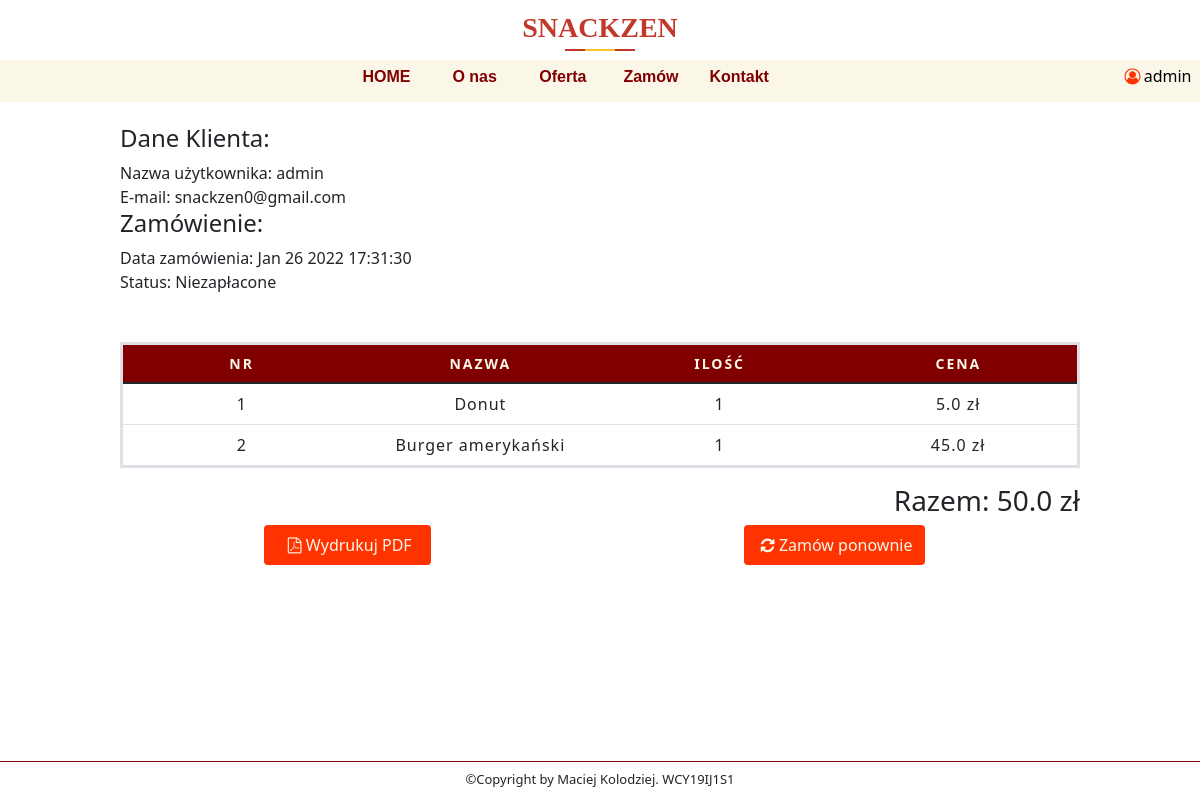
Screenshot of /orders/e6a1f1aead (signed in) with the database file from the repository.
### Restaurant/models.py (models this page shows, shortened)
class User(db.Model, UserMixin):
    id = db.Column(db.Integer, primary_key=True)
    username = db.Column(db.String(20), unique=True, nullable=False)
    email = db.Column(db.String(120), unique=True, nullable=False)
    password = db.Column(db.String(60), unique=True)

class CustomerOrder(db.Model):
    id = db.Column(db.Integer, primary_key=True)
    invoice = db.Column(db.String(20), unique=True, nullable=False)
    status = db.Column(db.String(20), default='Niezapłacone', nullable=False)
    customer_id = db.Column(db.String(20), unique=False, nullable=False)
    date_created = db.Column(db.DateTime, default=datetime.utcnow, nullable=False)
    orders = db.Column(JsonEcodedDict)

### Restaurant/routes.py (the view)
@app.route('/orders/<invoice>')
@login_required
def orders(invoice):
    if current_user.is_authenticated:
       total = 0
       customer_id = current_user.id
       customer = User.query.filter_by(id=customer_id).first()
       orders = CustomerOrder.query.filter_by(invoice=invoice).first()
       for _key, product in orders.orders.items():
           total += float(product['price']) * int(product['quantity'])
    else:
        return redirect(url_for('login'))
    return render_template('user-order.html', menu=menu, invoice=invoice, total=str(total), customer=customer, orders=orders)

### Restaurant/models.py (called while the page is built)
@login_manager.user_loader
def load_user(user_id):
    return User.query.get(int(user_id))

    def process_result_value(self, value, dialect):
        if value is None:
            return {}
        else:
            return json.loads(value)

### Restaurant/templates/user-order.html (shortened to what this page needs)
{% extends "layout.html" %}
{% block content %}
    <div style="background-color: white" id="information-box">
        <div class="information-box-content3">
                <h4>Dane Klienta: </h4>
                Nazwa użytkownika: {{ customer.username }} <br>
                E-mail: {{ customer.email }} <br>
                <h4>Zamówienie: </h4>
                Data zamówienia: {{ orders.date_created.strftime("%b %d %Y %H:%M:%S") }} <br>
                Status: {{ orders.status }} <br>
                <br>
                <br>
                    <table class="table">
                    <thead>
                        <th class="text-center">Nr</th>
                        <th class="text-center">Nazwa</th>
                        <th class="text-center">Ilość</th>
                        <th class="text-center">Cena</th>
                    </thead>
                    <tbody>
                        {% for key, product in orders.orders.items() %}
                            <tr>
                                <td>{{ loop.index }}</td>
                                <td>{{ product.name }}</td>
                                <td>{{ product.quantity }}</td>
                                <td>{{ product.price }} zł</td>
                            </tr>
                        {% endfor %}
                    </tbody>
                </table>
                <h3 style ="text-align: right">Razem: {{ total }} zł</h3>
                <div class="buttons">
                    <form class="form-btn" action="{{url_for('get_pdf', invoice=invoice)}}" method="POST">
                        <button class="btn" type='submit'><i class="icon-pdf"></i>Wydrukuj PDF</button>
                    </form>
                    <form class="form-btn" action="{{url_for('order_again', invoice=invoice)}}" method="POST">
                        <button class="btn" type='submit'><i class="icon-update"></i>Zamów ponownie</button>
                    </form>
        </div>
    </div>
    </div>
{% endblock %}

### Restaurant/templates/layout.html (shortened to what this page needs)
<!DOCTYPE html>
<html lang="en">
<head>
    <link href="https://cdn.jsdelivr.net/npm/bootstrap@5.1.3/dist/css/bootstrap.min.css" rel="stylesheet">
    <link rel= "stylesheet" type= "text/css" href= "{{ url_for('static',filename='styles/style.css') }}">
    <link rel= "stylesheet" type= "text/css" href= "{{ url_for('static',filename='styles/fontello.css') }}">
</head>
<body>
    <div id="top-bar">
        <div id="res_name">
            <div class="page_title text-center">
                <h3 style="font-family: Food">SNACKZEN</h3>
            </div>
        </div>
        <div id="contest-menu">
            {% for el in menu %}
                <a style="font-weight: bold;color:maroon" class="contest-menu-element" href="{{ el.url }}">{{ el.name }} </a>
            {% endfor %}
            {% if current_user.is_authenticated %}
                <div class="contest-menu-element-user">
            <a><i class="icon-user"></i></a>{{ current_user.username }}
            </div>
            {% endif %}
        </div>
    </div>
{% block content %}{% endblock %}
    <footer>
        <p>©Copyright by Maciej Kolodziej. WCY19IJ1S1</p>
    </footer>
</body>
</html>

### Restaurant/static/styles/style.css (style rules this page uses)
body { margin: 0px; height: 100vh; width: 100%; background-color: white; overflow: hidden; }
footer { border-top: groove; border-top-color: #800000; border-width: thin; text-align: center; font-size: small; }
form { width: 100%; display: grid; grid-template-columns: auto auto; grid-gap: 1%; }
footer p { margin-top: 8px; }
#top-bar { position: relative; width: 100%; height: 13%; background-color: white; margin-bottom: .3%; }
#res_name { height: 60%; position: absolute; text-align: center; width: 100%; font-size: 25px; font-weight: lighter; }
#contest-menu { position: absolute; bottom: 2%; background-color: rgb(250,247, 232); text-align: center; width: 100%; height: 40%; }
.contest-menu-element { font-family: Arial Narrow, sans-serif; width: 7%; text-align: center; color: black; display: inline-block; height: 100%; line-height: 2; text-decoration: none; }
.contest-menu-element-user { margin-left: 28%; margin-right: -28%; text-align: center; color: black; display: inline-block; justify-content: right; height: 100%; line-height: 2; text-decoration: none; }
#information-box { height: 81.7%; width: 100%; background-color: rgb(250,247, 232); display: flex; flex-direction: row; justify-content: space-around; }
.information-box-content3 { align-self: center; height: 95%; width: 80%; display: flex; flex-direction: column; justify-content: flex-start; overflow-y: auto; }
.icon-user { color: #ff3300; }
table { table-layout: fixed; width: 100%; border-collapse: collapse; border: 3px solid #800000; }
thead { background-color: #800000; color: rgb(250,247, 232); font-size: 0.875rem; text-transform: uppercase; }
tbody td { text-align: center; }
th { letter-spacing: 2px; border: 1px solid #800000; }
td { letter-spacing: 1px; justify-content: space-between; }
.btn { font-size: 1rem; background-color: #ff3300; color: rgb(250,247, 232); border: maroon; padding: .5rem; }
.buttons { display: flex; flex-direction: row; justify-content: space-around; }
.form-btn { width: 20%; }
.page_title { padding: 0px 0px; }
.page_title h3 { color: #c0392b; font-weight: 700; line-height: 2; margin-bottom: 0; position: relative; text-transform: capitalize; }
.page_title h3::before { background: #c0392b; width: 70px; height: 2px; position: absolute; content: ''; top: 90%; left: 50%; transform: translate(-50%, -50%); }
.page_title h3::after { position: absolute; content: ''; background: #fbc531; width: 30px; height: 2px; top: 90%; left: 50%; transform: translate(-50%, -50%); }

### rows the page displays
User: username "admin", email "snackzen0@gmail.com"
CustomerOrder: date_created "Jan 26 2022 17:31:30", status "Niezapłacone"

### other values shown
{{ el.name }} "HOME" "O nas" "Oferta" "Zamów" "Kontakt"
{{ product.name }} "Donut" "Burger amerykański"
{{ product.quantity }} "1" "1"
{{ product.price }} "5.0" "45.0"
{{ total }} "50.0"
